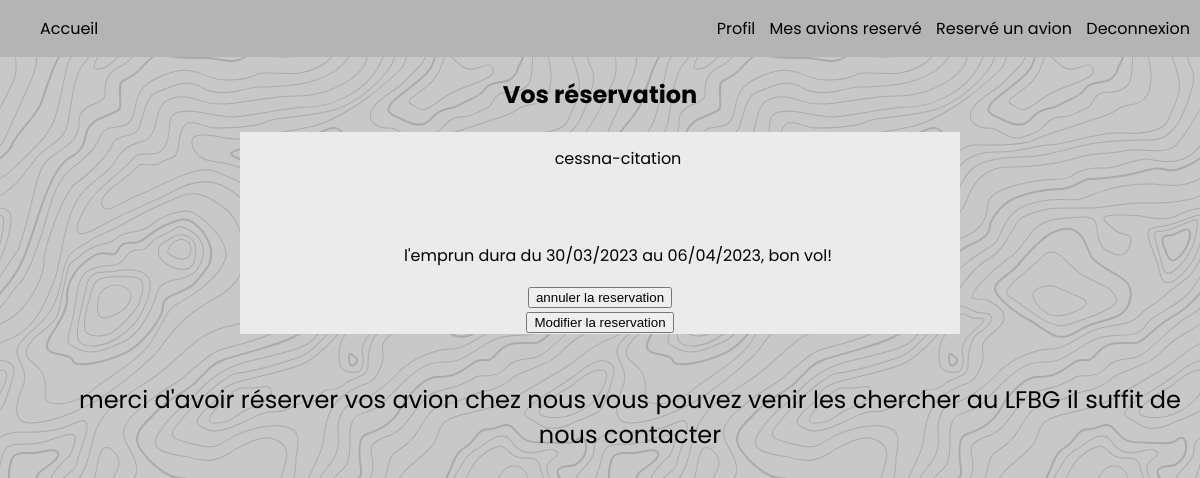
Before: /réservation-perso (signed in) with the older database file.
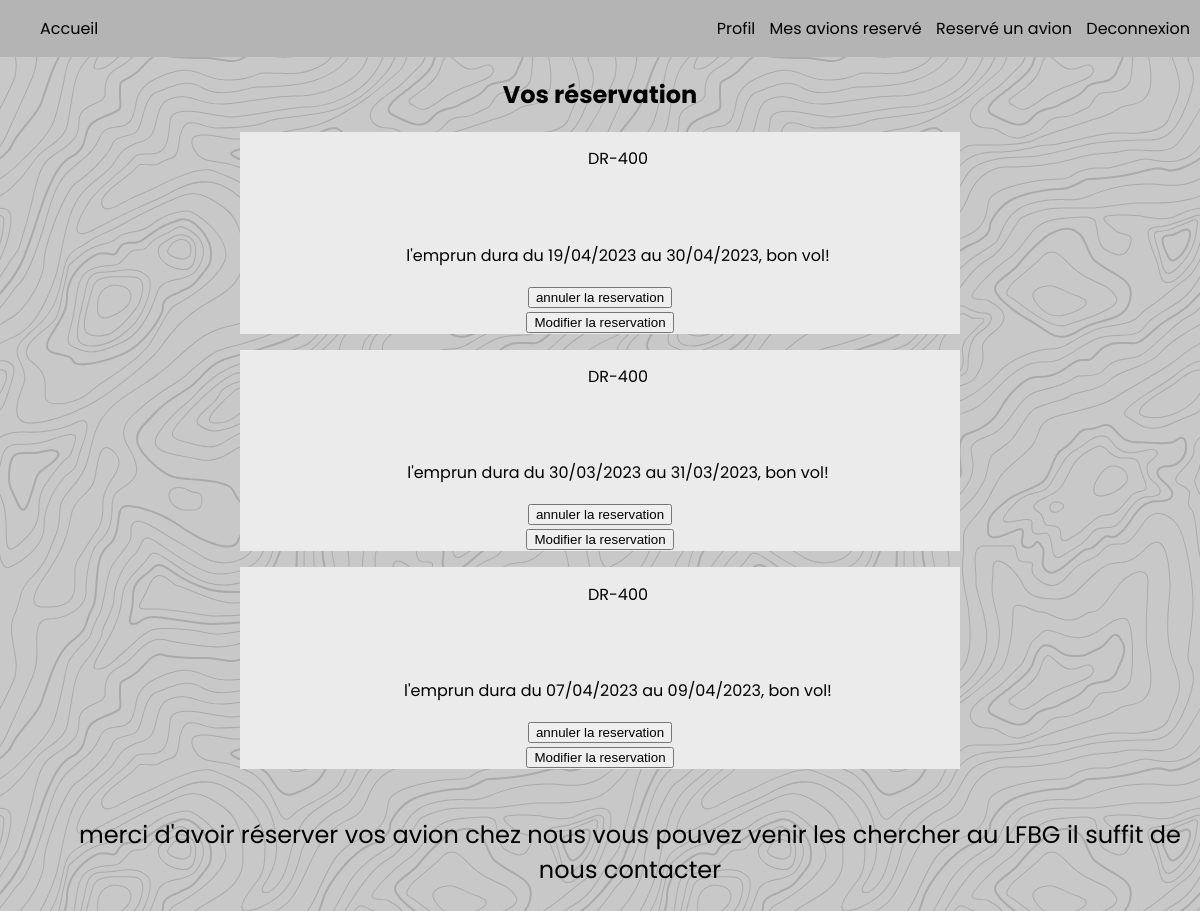
After: the same page with the newer database file.
### tables this page shows
CREATE TABLE IF NOT EXISTS `abzr6_reservations` (
  `id` int NOT NULL AUTO_INCREMENT,
  `loan` datetime NOT NULL,
  `loanReturn` datetime NOT NULL,
  `price` int NOT NULL,
  `caution` int NOT NULL,
  `activityType` varchar(50) NOT NULL,
  `id_users` int NOT NULL,
  `id_planes` int NOT NULL,
  PRIMARY KEY (`id`),
  KEY `reservations_users_FK` (`id_users`),
  KEY `reservations_planes0_FK` (`id_planes`)
);

CREATE TABLE IF NOT EXISTS `abzr6_planes` (
  `id` int NOT NULL AUTO_INCREMENT,
  `name` varchar(25) NOT NULL,
  `images` varchar(255) NOT NULL,
  `description` text NOT NULL,
  `price` int NOT NULL,
  `id_abrzr6_engine` int NOT NULL,
  `id_abzr6_aerodromes` int NOT NULL,
  PRIMARY KEY (`id`),
  KEY `abzr6_planes_abrzr6_engine_FK` (`id_abrzr6_engine`),
  KEY `abzr6_planes_abzr6_aerodromes0_FK` (`id_abzr6_aerodromes`)
);

### controllers/reservationsController.php (called while the page is built, shortened)
<?php
require_once '../models/database.php';
require_once '../models/reservationModel.php';
$res = new reservation;
$res->id_user = $_SESSION['user']['id'];
$result = $res->seeLoan();
require_once '../views/parts/header.php';
require_once '../views/reservation.php';
require_once '../views/parts/footer.php';

### models/database.php (called while the page is built, shortened)
<?php
class database{
    public function connect(){
        try{
            $this->db = new PDO('mysql:host=localhost;dbname=tp_project;charset=utf8mb4', 'valod', 'BB4BC107867EA0DD382F1CD61A66FCE1');
        } catch(PDOException $e){
            die($e->getMessage());
        }
    }
}

### models/reservationModel.php (called while the page is built, shortened)
<?php
class reservation extends database
{
    public int $id_user = 0;
    public function seeLoan()
    {
        $query = 'SELECT abzr6_reservations.loan, abzr6_reservations.loanReturn, abzr6_planes.name, abzr6_planes.images, abzr6_users.firstName, abzr6_users.lastName , abzr6_reservations.id
        FROM abzr6_reservations
        LEFT JOIN abzr6_planes ON abzr6_reservations.id_planes = abzr6_planes.id
        LEFT JOIN abzr6_users ON abzr6_reservations.id_users = abzr6_users.id
        WHERE abzr6_users.id = :id';
        $request = $this->db->prepare($query);
        $request->bindValue(':id', $this->id_user, PDO::PARAM_INT);
        $request->execute();
        return $request->fetchAll(PDO::FETCH_OBJ);
    }
}

### views/reservation.php (the view, shortened to what this page needs)
<section class="sectionSeeReservation">
    <?php if (isset($form)) { ?>
        <div class="formStatus <?= $form['status'] ?>">
            <p><?= $form['message'] ?></p>
        </div>
    <?php } else { ?>
        <h1>Vos réservation</h1>
        <?php if (count($result) > 0) {
            foreach ($result as $i) { ?>
                <div class="cardContainer">
                    <p><?= $i->name ?></p>
                    <p>l'emprun dura du <?= date('d/m/Y', strtotime($i->loan)) ?> au
                        <?= date('d/m/Y', strtotime($i->loanReturn)) ?>, bon vol!</p>
                    <form action="/réservation-perso" method="post" onsubmit="return confirm('Êtes-vous sûr de vouloir annuler cette réservation ?');">
                        <input type="submit" name="annulerRes" value="annuler la reservation" id="annulerRes" class="annulerRes">
                    </form>
                    <form action="/modifier-<?= $i->id ?>" method="get">
                        <input type="submit" name="modifierRes" value="Modifier la reservation" id="modifierRes" class="modifierRes">
                    </form>
                </div>
            <?php } ?>
            <p>merci d'avoir réserver vos avion chez nous vous pouvez venir les chercher au LFBG il suffit de nous contacter</p>
        <?php  } else { ?>
            <p>aucune réservation n'a été faite</p>
    <?php }
    }
    ?>
</section>

Changed rows visible on the page:
removed abzr6_reservations: id_planes.name "cessna-citation", loan "30/03/2023", loanReturn "06/04/2023"
added abzr6_reservations: id_planes.name "DR-400", loan "19/04/2023", loanReturn "30/04/2023"
added abzr6_reservations: id_planes.name "DR-400", loan "30/03/2023", loanReturn "31/03/2023"
added abzr6_reservations: id_planes.name "DR-400", loan "07/04/2023", loanReturn "09/04/2023"
